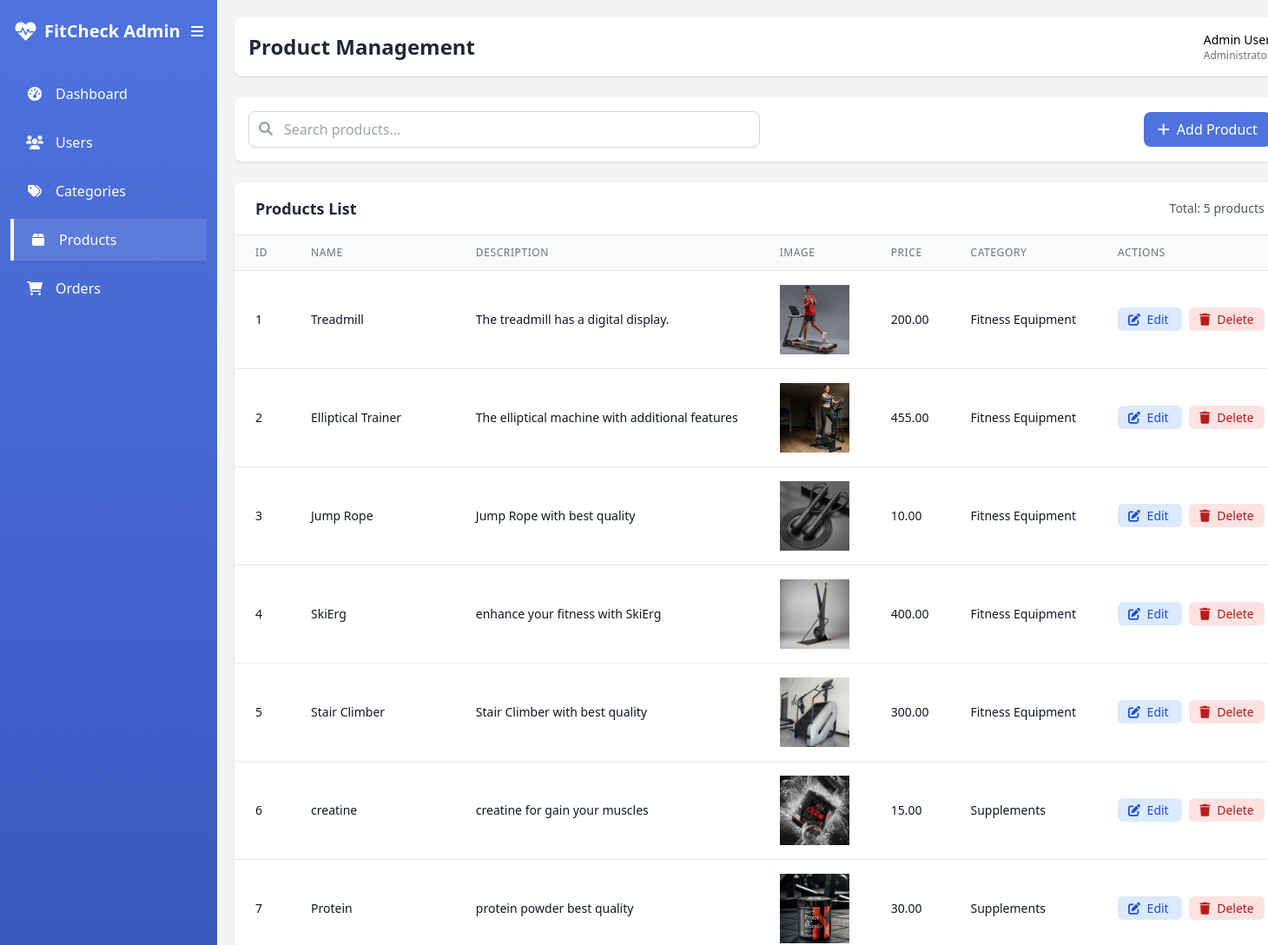
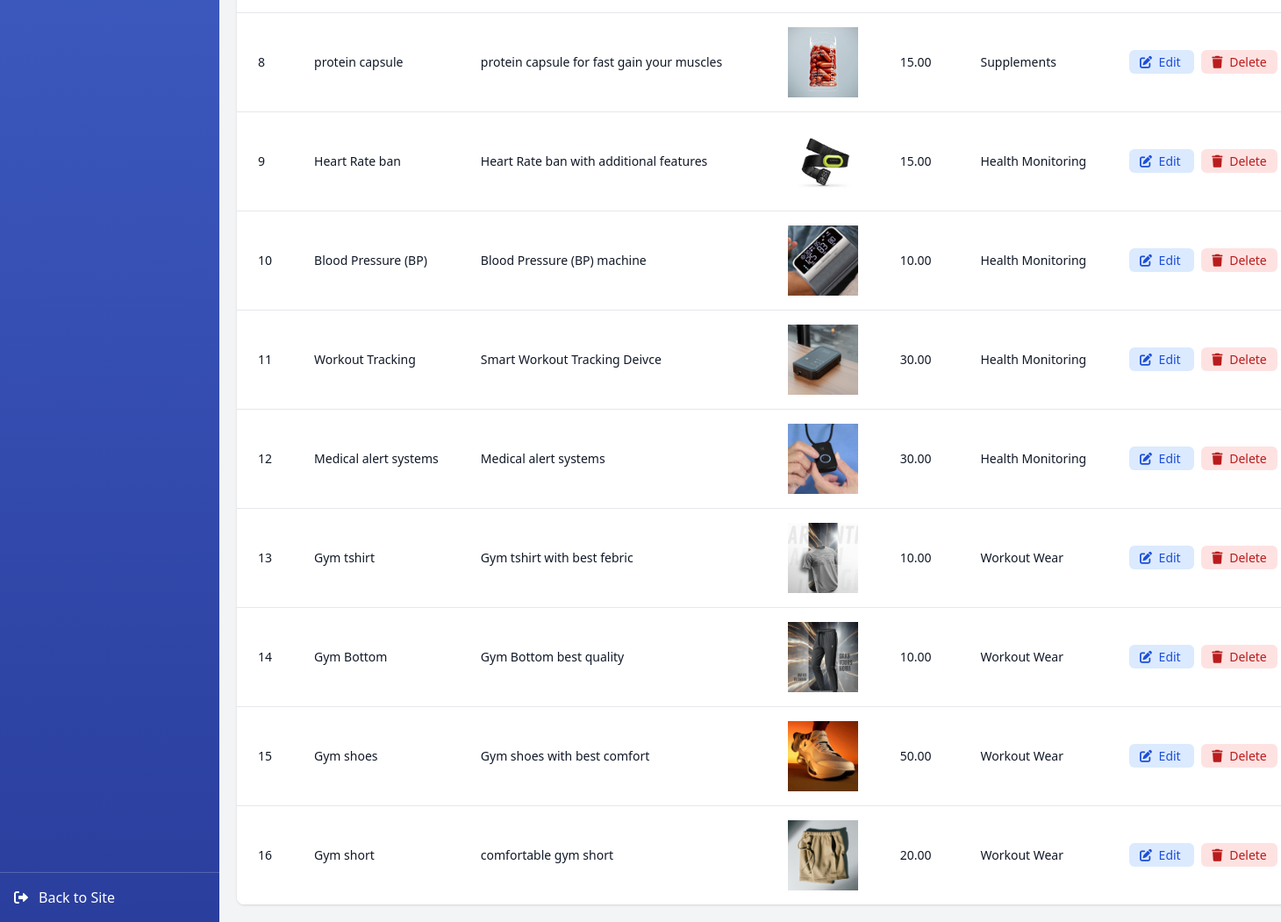
Screenshot of /admin_products.php with the database file from the repository (2 pictures, top to bottom).
### tables this page shows
CREATE TABLE `tbl_product` (
  `pid` int(11) NOT NULL,
  `pname` varchar(100) NOT NULL,
  `pdesc` varchar(300) NOT NULL,
  `pic` varchar(255) NOT NULL,
  `price` varchar(50) NOT NULL,
  `category` varchar(50) NOT NULL
);

### admin_products.php (the view, shortened to what this page needs)
<?php
include "connect.php";
$result = $con->query("SELECT * FROM tbl_product");
?>
<!DOCTYPE html>
<html lang="en">
<head>
    <script src="https://cdn.tailwindcss.com"></script>
    <link rel="stylesheet" href="https://cdnjs.cloudflare.com/ajax/libs/font-awesome/6.0.0-beta3/css/all.min.css">
</head>
<body class="bg-gray-100">
    <div class="flex">
        <div
            class="sidebar bg-gradient-to-b from-primary to-[#2a3e9d] text-white h-screen fixed top-0 left-0 pt-5 overflow-y-auto">
            <div class="flex items-center justify-between px-4">
                <h1 class="text-xl font-bold flex items-center">
                    <i class="fas fa-heartbeat text-2xl mr-2"></i>
                    <span class="nav-text">FitCheck Admin</span>
                </h1>
                <button id="sidebarToggle" class="text-white">
                    <i class="fas fa-bars"></i>
                </button>
            </div>
            <div class="mt-8">
                <ul class="space-y-2 px-3">
                    <li>
                        <a href="admin_dash.php"
                            class="flex items-center py-3 px-4 rounded-lg text-white hover:bg-white hover:bg-opacity-10 transition">
                            <i class="fas fa-tachometer-alt w-6 text-center"></i>
                            <span class="nav-text ml-3">Dashboard</span>
                        </a>
                    </li>
                    <li>
                        <a href="admin_user.php"
                            class="flex items-center py-3 px-4 rounded-lg text-white hover:bg-white hover:bg-opacity-10 transition">
                            <i class="fas fa-users w-6 text-center"></i>
                            <span class="nav-text ml-3">Users</span>
                        </a>
                    </li>
                    <li>
                        <a href="admin_cat.php"
                            class="flex items-center py-3 px-4 rounded-lg text-white hover:bg-white hover:bg-opacity-10 transition">
                            <i class="fas fa-tags w-6 text-center"></i>
                            <span class="nav-text ml-3">Categories</span>
                        </a>
                    </li>
                    <li class="active-tab">
                        <a href="admin_products.php"
                            class="flex items-center py-3 px-4 rounded-lg text-white hover:bg-white hover:bg-opacity-10 transition">
                            <i class="fas fa-box w-6 text-center"></i>
                            <span class="nav-text ml-3">Products</span>
                        </a>
                    </li>
                    <li>
                        <a href="admin_order.php"
                            class="flex items-center py-3 px-4 rounded-lg text-white hover:bg-white hover:bg-opacity-10 transition">
                            <i class="fas fa-shopping-cart w-6 text-center"></i>
                            <span class="nav-text ml-3">Orders</span>
                        </a>
                    </li>
                </ul>
            </div>
            <div class="absolute bottom-0 w-full p-4 border-t border-white border-opacity-20">
                <a href="logout.php" class="flex items-center text-white hover:text-gray-200">
                    <i class="fas fa-sign-out-alt"></i>
                    <span class="nav-text ml-3">Back to Site</span>
                </a>
            </div>
        </div>
        <div class="main-content w-full p-5">
            <div class="bg-white rounded-lg shadow p-4 mb-6 flex justify-between items-center">
                <h2 class="text-2xl font-bold text-gray-800">Product Management</h2>
                <div class="flex items-center space-x-4">
                    <div class="flex items-center">
                        <div class="ml-2">
                            <p class="text-sm font-medium">Admin User</p>
                            <p class="text-xs text-gray-500">Administrator</p>
                        </div>
                    </div>
                </div>
            </div>
            <div class="bg-white rounded-lg shadow p-4 mb-6 flex justify-between items-center">
                <div class="flex items-center w-1/2">
                    <div class="relative w-full">
                        <input type="text" placeholder="Search products..."
                            class="search-box w-full pl-10 pr-4 py-2 border border-gray-300 rounded-lg focus:ring-primary focus:border-primary">
                        <i class="fas fa-search absolute left-3 top-3 text-gray-400"></i>
                    </div>
                </div>
                <a id="addProductBtn" href="admin_addprod.php"
                    class="bg-primary text-white px-4 py-2 rounded-lg hover:bg-blue-700 transition flex items-center">
                    <i class="fas fa-plus mr-2"></i> Add Product
                </a>
            </div>
            <div class="bg-white rounded-lg shadow overflow-hidden">
                <div class="px-6 py-4 border-b border-gray-200 flex justify-between items-center">
                    <h3 class="text-lg font-bold text-gray-800">Products List</h3>
                    <span class="text-sm text-gray-600">Total: 5 products</span>
                </div>
                <div class="overflow-x-auto">
                    <table class="min-w-full divide-y divide-gray-200">
                        <thead class="bg-gray-50">
                            <tr>
                                <th scope="col"
                                    class="px-6 py-3 text-left text-xs font-medium text-gray-500 uppercase tracking-wider">
                                    ID</th>
                                <th scope="col"
                                    class="px-6 py-3 text-left text-xs font-medium text-gray-500 uppercase tracking-wider">
                                    Name</th>
                                <th scope="col"
                                    class="px-6 py-3 text-left text-xs font-medium text-gray-500 uppercase tracking-wider">
                                    Description</th>
                                <th scope="col"
                                    class="px-6 py-3 text-left text-xs font-medium text-gray-500 uppercase tracking-wider">
                                    Image</th>
                                <th scope="col"
                                    class="px-6 py-3 text-left text-xs font-medium text-gray-500 uppercase tracking-wider">
                                    Price</th>
                                <th scope="col"
                                    class="px-6 py-3 text-left text-xs font-medium text-gray-500 uppercase tracking-wider">
                                    Category</th>
                                <th scope="col"
                                    class="px-6 py-3 text-left text-xs font-medium text-gray-500 uppercase tracking-wider">
                                    Actions</th>
                            </tr>
                        </thead>
                        <tbody class="bg-white divide-y divide-gray-200">
                            <?php
                            $i = 1;
                            while ($row = $result->fetch_assoc()): ?>
                                <tr>
                                    <td class="px-6 py-4 whitespace-nowrap text-sm font-medium text-gray-900"><?= $i++ ?>
                                    </td>
                                    <td class="px-6 py-4 whitespace-nowrap text-sm text-gray-900">
                                        <?= htmlspecialchars($row['pname']) ?>
                                    </td>
                                    <td class="px-6 py-4 whitespace-nowrap text-sm text-gray-900">
                                        <?= htmlspecialchars(substr($row['pdesc'], 0, 50)) ?>
                                    </td>
                                    <td class="px-6 py-4 whitespace-nowrap">
                                        <img src="<?= htmlspecialchars($row['pic']) ?>" class="img-thumbnail"
                                            style="max-width: 80px; height: auto;"
                                            alt="<?= htmlspecialchars($row['pname']) ?>">
                                    </td>
                                    <td class="px-6 py-4 whitespace-nowrap text-sm text-gray-900">
                                        <?= number_format($row['price'], 2) ?>
                                    </td>
                                    <td class="px-6 py-4 whitespace-nowrap text-sm text-gray-900">
                                        <?= htmlspecialchars($row['category']) ?>
                                    </td>
                                    <td class="px-6 py-4 whitespace-nowrap text-sm">
                                        <a href="update_product.php?id=<?= $row['pid'] ?>"
                                            class="edit-btn bg-blue-100 text-blue-700 py-1 px-3 rounded-md mr-2 hover:bg-blue-200 transition">
                                            <i class="fas fa-edit mr-1"></i> Edit
                                        </a>
                                        <a href="del_product.php?id=<?= $row['pid'] ?>"
                                            class="delete-btn bg-red-100 text-red-700 py-1 px-3 rounded-md hover:bg-red-200 transition">
                                            <i class="fas fa-trash mr-1"></i> Delete
                                        </a>
                                    </td>
                                </tr>
                            <?php endwhile; ?>
                        </tbody>
                    </table>
                </div>
            </div>
</body>
</html>

### admin_products.php (style rules this page uses)
.sidebar { width: 250px; transition: all 0.3s; }
.main-content { margin-left: 250px; transition: all 0.3s; }
.active-tab { background-color: rgba(255, 255, 255, 0.1); border-left: 4px solid white; }

### rows the page displays
tbl_product: pname "Treadmill", pdesc "The treadmill has a digital display.", pic (picture), price "200.00", category "Fitness Equipment"
tbl_product: pname "Elliptical Trainer", pdesc "The elliptical machine with additional features", pic (picture), price "455.00", category "Fitness Equipment"
tbl_product: pname "Jump Rope", pdesc "Jump Rope with best quality", pic (picture), price "10.00", category "Fitness Equipment"
tbl_product: pname "SkiErg", pdesc "enhance your fitness with SkiErg", pic (picture), price "400.00", category "Fitness Equipment"
tbl_product: pname "Stair Climber", pdesc "Stair Climber with best quality", pic (picture), price "300.00", category "Fitness Equipment"
tbl_product: pname "creatine", pdesc "creatine for gain your muscles", pic (picture), price "15.00", category "Supplements"
tbl_product: pname "Protein", pdesc "protein powder best quality", pic (picture), price "30.00", category "Supplements"
tbl_product: pname "protein capsule", pdesc "protein capsule for fast gain your muscles", pic (picture), price "15.00", category "Supplements"
tbl_product: pname "Heart Rate ban", pdesc "Heart Rate ban with additional features", pic (picture), price "15.00", category "Health Monitoring"
tbl_product: pname "Blood Pressure (BP)", pdesc "Blood Pressure (BP) machine", pic (picture), price "10.00", category "Health Monitoring"
tbl_product: pname "Workout Tracking", pdesc "Smart Workout Tracking Deivce", pic (picture), price "30.00", category "Health Monitoring"
tbl_product: pname "Medical alert systems", pdesc "Medical alert systems", pic (picture), price "30.00", category "Health Monitoring"
tbl_product: pname "Gym tshirt", pdesc "Gym tshirt with best febric", pic (picture), price "10.00", category "Workout Wear"
tbl_product: pname "Gym Bottom", pdesc "Gym Bottom best quality", pic (picture), price "10.00", category "Workout Wear"
tbl_product: pname "Gym shoes", pdesc "Gym shoes with best comfort", pic (picture), price "50.00", category "Workout Wear"
tbl_product: pname "Gym short", pdesc "comfortable gym short", pic (picture), price "20.00", category "Workout Wear"
